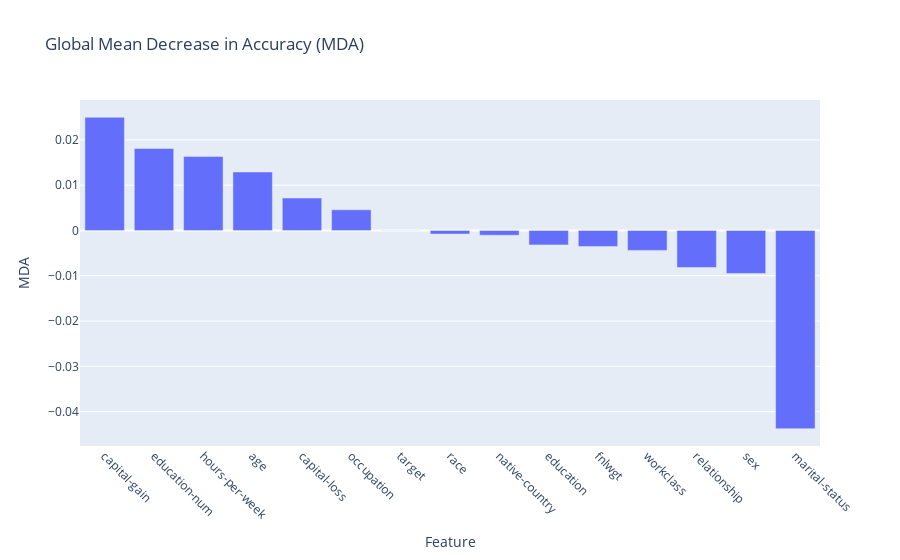

Notebook cell for this chart:
### Markdown cell above
## Step 1: Inspect Feature Importance (Global)

Feature importance information provides insight into the features which are primary drivers for each prediction. This is important to understand in the context of AI bias and discrimination (ex. Sensitive attribute being the primary contribution to a prediction). 

This information is available at the global level (overall model), but can also be computed at the local level (regional model for each case).

### Code cell
robust_accuracy_contributions = t.react_aggregate(
    feature_influences_action_feature=action_features[0],
    details = {"feature_robust_accuracy_contributions": True}
)['feature_robust_accuracy_contributions'][action_features[0]]
plot_feature_importances(pd.DataFrame([robust_accuracy_contributions]), title="Global Mean Decrease in Accuracy (MDA)", yaxis_title="MDA")

### Figure 1 — Plotly figure (JSON) as saved in the notebook; plotly's stock layout.template omitted (floating-point values rounded to 4 significant figures)
{"data": [{"type": "bar", "x": ["capital-gain", "education-num", "hours-per-week", "age", "capital-loss", "occupation", "target", "race", "native-country", "education", "fnlwgt", "workclass", "relationship", "sex", "marital-status"], "y": [0.02498, 0.01811, 0.01635, 0.01291, 0.007155, 0.004569, 0, -0.0007977, -0.001057, -0.003184, -0.003566, -0.004395, -0.008183, -0.009491, -0.04376]}], "layout": {"title": {"text": "Global Mean Decrease in Accuracy (MDA)"}, "xaxis": {"anchor": "y", "domain": [0, 1], "tickangle": 45, "title": {"text": "Feature"}}, "yaxis": {"anchor": "x", "domain": [0, 1], "title": {"text": "MDA"}}}}
